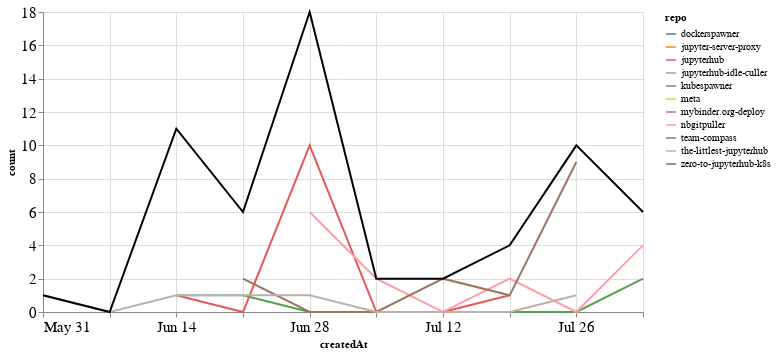

Notebook source saved alongside this figure:
### Markdown cell above
## Comments

### Code cell
comments_time = comments.groupby('repo').resample('W', on='createdAt').count()['author'].reset_index()
comments_time = comments_time.rename(columns={'author': 'count'})
comments_time_total = comments_time.groupby('createdAt').agg({"count": "sum"}).reset_index()
ch1 = alt.Chart(comments_time, width=600).mark_line().encode(
    x='createdAt',
    y='count',
    color='repo',
    tooltip="repo"
)

ch2 = alt.Chart(comments_time_total, width=600).mark_line(color="black").encode(
    x='createdAt',
    y='count',
)

ch1 + ch2

### Figure 1 — Vega-Lite specification as saved in the notebook (floating-point values rounded to 4 significant figures)
{"config": {"axisLeft": {"labelFontSize": 15}, "axisBottom": {"labelFontSize": 15}}, "layer": [{"data": {"name": "data-844d41e6968f5d858173bfdec36a3b7e"}, "mark": "line", "encoding": {"color": {"type": "nominal", "field": "repo"}, "tooltip": {"type": "nominal", "field": "repo"}, "x": {"type": "temporal", "field": "createdAt"}, "y": {"type": "quantitative", "field": "count"}}, "width": 600}, {"data": {"name": "data-26127d4534e811331d0ed905b9205ff1"}, "mark": {"type": "line", "color": "black"}, "encoding": {"x": {"type": "temporal", "field": "createdAt"}, "y": {"type": "quantitative", "field": "count"}}, "width": 600}], "$schema": "https://vega.github.io/schema/vega-lite/v4.8.1.json", "datasets": {"data-844d41e6968f5d858173bfdec36a3b7e": [{"repo": "dockerspawner", "createdAt": "2020-06-14T00:00:00", "count": 4}, {"repo": "jupyter-server-proxy", "createdAt": "2020-06-14T00:00:00", "count": 1}, {"repo": "jupyterhub", "createdAt": "2020-06-14T00:00:00", "count": 1}, {"repo": "jupyterhub", "createdAt": "2020-06-21T00:00:00", "count": 0}, {"repo": "jupyterhub", "createdAt": "2020-06-28T00:00:00", "count": 10}, {"repo": "jupyterhub", "createdAt": "2020-07-05T00:00:00", "count": 0}, {"repo": "jupyterhub", "createdAt": "2020-07-12T00:00:00", "count": 0}, {"repo": "jupyterhub", "createdAt": "2020-07-19T00:00:00", "count": 1}, {"repo": "jupyterhub-idle-culler", "createdAt": "2020-06-14T00:00:00", "count": 1}, {"repo": "jupyterhub-idle-culler", "createdAt": "2020-06-21T00:00:00", "count": 1}, {"repo": "kubespawner", "createdAt": "2020-06-21T00:00:00", "count": 1}, {"repo": "kubespawner", "createdAt": "2020-06-28T00:00:00", "count": 0}, {"repo": "kubespawner", "createdAt": "2020-07-05T00:00:00", "count": 0}, {"repo": "kubespawner", "createdAt": "2020-07-12T00:00:00", "count": 0}, {"repo": "kubespawner", "createdAt": "2020-07-19T00:00:00", "count": 0}, {"repo": "kubespawner", "createdAt": "2020-07-26T00:00:00", "count": 0}, {"repo": "kubespawner", "createdAt": "2020-08-02T00:00:00", "count": 2}, {"repo": "meta", "createdAt": "2020-06-28T00:00:00", "count": 1}, {"repo": "mybinder.org-deploy", "createdAt": "2020-06-21T00:00:00", "count": 1}, {"repo": "nbgitpuller", "createdAt": "2020-06-28T00:00:00", "count": 6}, {"repo": "nbgitpuller", "createdAt": "2020-07-05T00:00:00", "count": 2}, {"repo": "nbgitpuller", "createdAt": "2020-07-12T00:00:00", "count": 0}, {"repo": "nbgitpuller", "createdAt": "2020-07-19T00:00:00", "count": 2}, {"repo": "nbgitpuller", "createdAt": "2020-07-26T00:00:00", "count": 0}, {"repo": "nbgitpuller", "createdAt": "2020-08-02T00:00:00", "count": 4}, {"repo": "team-compass", "createdAt": "2020-06-21T00:00:00", "count": 2}, {"repo": "team-compass", "createdAt": "2020-06-28T00:00:00", "count": 0}, {"repo": "team-compass", "createdAt": "2020-07-05T00:00:00", "count": 0}, {"repo": "team-compass", "createdAt": "2020-07-12T00:00:00", "count": 2}, {"repo": "team-compass", "createdAt": "2020-07-19T00:00:00", "count": 1}, {"repo": "team-compass", "createdAt": "2020-07-26T00:00:00", "count": 9}, {"repo": "the-littlest-jupyterhub", "createdAt": "2020-05-31T00:00:00", "count": 1}, {"repo": "the-littlest-jupyterhub", "createdAt": "2020-06-07T00:00:00", "count": 0}, {"repo": "the-littlest-jupyterhub", "createdAt": "2020-06-14T00:00:00", "count": 1}, {"repo": "the-littlest-jupyterhub", "createdAt": "2020-06-21T00:00:00", "count": 1}, {"repo": "the-littlest-jupyterhub", "createdAt": "2020-06-28T00:00:00", "count": 1}, {"repo": "the-littlest-jupyterhub", "createdAt": "2020-07-05T00:00:00", "count": 0}, {"repo": "the-littlest-jupyterhub", "createdAt": "2020-07-12T00:00:00", "count": 0}, {"repo": "the-littlest-jupyterhub", "createdAt": "2020-07-19T00:00:00", "count": 0}, {"repo": "the-littlest-jupyterhub", "createdAt": "2020-07-26T00:00:00", "count": 1}, {"repo": "zero-to-jupyterhub-k8s", "createdAt": "2020-06-14T00:00:00", "count": 3}], "data-26127d4534e811331d0ed905b9205ff1": [{"createdAt": "2020-05-31T00:00:00", "count": 1}, {"createdAt": "2020-06-07T00:00:00", "count": 0}, {"createdAt": "2020-06-14T00:00:00", "count": 11}, {"createdAt": "2020-06-21T00:00:00", "count": 6}, {"createdAt": "2020-06-28T00:00:00", "count": 18}, {"createdAt": "2020-07-05T00:00:00", "count": 2}, {"createdAt": "2020-07-12T00:00:00", "count": 2}, {"createdAt": "2020-07-19T00:00:00", "count": 4}, {"createdAt": "2020-07-26T00:00:00", "count": 10}, {"createdAt": "2020-08-02T00:00:00", "count": 6}]}}
